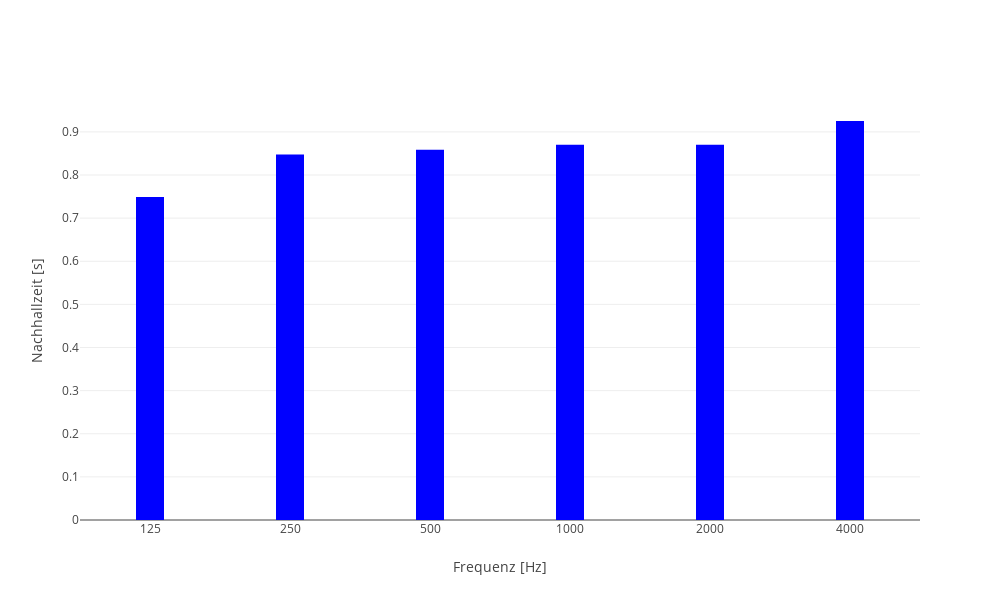

Source (notebook cell):
### Code cell
import math 
import numpy as np
import plotly.graph_objects as go
from utils import basic_dict

volume = 40 # Abschaetzung eines normal grossen Raumes
surface = [20,20,10,10,8,8] # Abschaetzung eines normal grossen Raumes
# Testwerte fuer die diffusen Absorptionsgrade

alpha = {'125 Hz': [0.1, 0.1,0.2, 0.1,0.1, 0.1], '250 Hz': [0.1, 0.1,0.1, 0.1,0.1, 0.1], 
           '500 Hz': [0.02, 0.1,0.2, 0.07,0.1, 0.2], '1 kHz': [0.1, 0.1, 0.08, 0.1,  0.1, 0.1], 
           '2 kHz': [0.1, 0.04, 0.1, 0.2, 0.1, 0.1], '4 kHz': [0.1, 0.1, 0.1, 0.1, 0.02, 0.1]} # 

use = 'Musik'

class room: 
    '''Class inheriting all functions for calculations and making plots.'''
    def __init__(self, volume, surface, alpha, use):
        '''Function to initialize the class room'''
        self.input = {'Volume': volume, 'Surface': surface, 'Absorption coefficient': alpha}
        self.volume = volume
        self.surface = surface
        self.alpha = alpha
        self.use = use
        
    def equivalent_absorption_surface(self):
        # '''Function to calculate the equivalent absorption surface.'''
        # surface als list mit m^2 der einzelnen Waende
        # alpha_d als dictionary mit Oktavbandfrequenzen als key und Liste der diffusen Absorptionsgrade pro Wand als value   
        
        # basic_dict() muss noch umgeschrieben werden {'125 Hz':0 , '250 Hz':0 , '500 Hz':0 , '1 kHz':0, '2 kHz':0 , '4 kHz':0 }
        A = basic_dict()

        for walls in range(len(self.surface)):
            for octavebands in A:
                alphaValuesList = self.alpha[octavebands]
                A[octavebands] = A[octavebands] + self.surface[walls] * alphaValuesList[walls]
 
        return A
   
    def reverberationTime(self):
        '''Function to calculate the reverberation time.'''
        reverberationTimeSeconds = basic_dict()
        equivalentSurface = self.equivalent_absorption_surface()
        for octavebands in equivalentSurface:
            reverberationTimeSeconds[octavebands] = (self.volume / equivalentSurface[octavebands]) * 0.161
        return reverberationTimeSeconds

    def hallradius(self):
        '''Function to calculate the distance, where direct and reflected sound are equal.'''
        hallradius = np.sqrt(self.equivalent_absorption_surface() / 50)

        return hallradius
    
    def reverberationTime_ratio(self):
        '''Function to calculate the ratio of given reverberation time to wanted reverberation time. Wanted reverberation time is based on the rooms use case and its volume.'''
        reverberationTime_ratio = basic_dict()
        T_upperlimit = {'125 Hz':1.45 , '250 Hz':1.2 , '500 Hz':1.2 , '1 kHz':1.2, '2 kHz':1.2 , '4 kHz':1.2 }
        T_lowerlimit = {'125 Hz':0.65 , '250 Hz':0.8 , '500 Hz':0.8 , '1 kHz':0.8, '2 kHz':0.8 , '4 kHz':0.65 }

        # Pruefung welchen use (welche Nutzungsart nach DIN 18041) vorliegt und Berechnung der Soll-Nachhallzeit abhaengig vom Raumvolumen
        if self.use == 'Musik':
            T_soll = 0.45 * math.log10(self.volume) + 0.07

        elif self.use == 'Sprache/Vortrag':
            T_soll = 0.37 * math.log10(self.volume) - 0.14

        elif self.use == 'Sprache/Vortrag inklusiv':    
            T_soll = 0.32 * math.log10(self.volume) - 0.17

        elif self.use == 'Unterricht/Kommunikation':
            T_soll = 0.32 * math.log10(self.volume) - 0.17

        elif self.use == 'Unterricht/Kommunikation inklusiv':
            T_soll = 0.26 * math.log10(self.volume) - 0.14

        elif self.use == 'Sport':
                if self.volume > 10000:        
                    T_soll = 2
                else:
                    T_soll = 0.75 * math.log10(self.volume) - 1

        # Berechnung des Quotienten RT/RT_soll und Pruefung, ob berechnete Nachhallzeit in den Fehlerschranken nach Abbildung 2 in DIN 18041 liegt
        for octavbands in self.reverberationTime():
            reverberationTime_ratio[octavbands] = self.reverberationTime()[octavbands] / T_soll
            if reverberationTime_ratio[octavbands] > T_upperlimit[octavbands]:
                print(f'Nachhallzeit in Oktavband mit Mittenfrequenz {octavbands} zu hoch')
            elif reverberationTime_ratio[octavbands] < T_lowerlimit[octavbands]:
                print(f'Nachhallzeit in Oktavband mit Mittenfrequenz {octavbands} zu niedrig')      
        return reverberationTime_ratio
    
    def plot_reverberationTime(self):
        '''Function, which returns a plot of the reverberation time in octave bands.'''
        freq = np.array([125,250,500,1000,2000,4000])
        reverberationTimeSeconds = self.reverberationTime()

        fig = go.Figure()

        trace1 = go.Bar(x = freq, y = list(reverberationTimeSeconds.values()), marker_color = 'blue')
        fig.add_trace(trace1)

        fig.update_layout(xaxis_title = 'Frequenz [Hz]', yaxis_title = 'Nachhallzeit [s]', width = 1000, height = 600)
        fig.update_xaxes(type='category')
        fig.update_traces(width=.2)

        return fig
    
    def plot_reverberationTime_ratio(self):
        '''Function, which returns a plot of the calculated reverberation time in comparison to the wanted reverberation time and the allowed deviations in octave bands.'''
        
        freq = [125,250,500,1000,2000,4000]
        
        T_upperlimit = [1.45, 1.2, 1.2, 1.2, 1.2, 1.2]
        T_lowerlimit = [0.65, 0.8, 0.8, 0.8, 0.8, 0.65]

        reverberationTime_ratio = list(self.reverberationTime_ratio().values())

        fig = go.Figure()
        trace1 = go.Scatter(x = freq, y = T_lowerlimit, marker_color = 'green', mode='lines')
        trace2 = go.Scatter(x = freq, y = T_upperlimit, marker_color = 'green', fill = 'tonexty', fillcolor='rgba(26, 199, 93, 0.1)', mode='lines')
        trace3 = go.Bar(x = freq, y = reverberationTime_ratio, marker_color = 'blue')
        
        fig.update_xaxes(type='category')          
        fig.update_layout(xaxis_title = 'Frequenz [Hz]', yaxis_title = 'T / T_soll', width = 1000, height = 600)
        
        fig.add_trace(trace3)
        fig.update_traces(width=.2)
        fig.add_trace(trace1)
        fig.add_trace(trace2)
       
        return fig
    
room1 = room(volume , surface, alpha, use)

room1.plot_reverberationTime()

### Figure 1 — Plotly figure (JSON) as saved in the notebook; plotly's stock layout.template omitted (floating-point values rounded to 4 significant figures)
{"data": [{"marker": {"color": "blue"}, "type": "bar", "width": 0.2, "x": [125, 250, 500, 1000, 2000, 4000], "y": [0.7488, 0.8474, 0.8587, 0.8703, 0.8703, 0.9253]}], "layout": {"height": 600, "width": 1000, "xaxis": {"title": {"text": "Frequenz [Hz]"}, "type": "category"}, "yaxis": {"title": {"text": "Nachhallzeit [s]"}}}}
